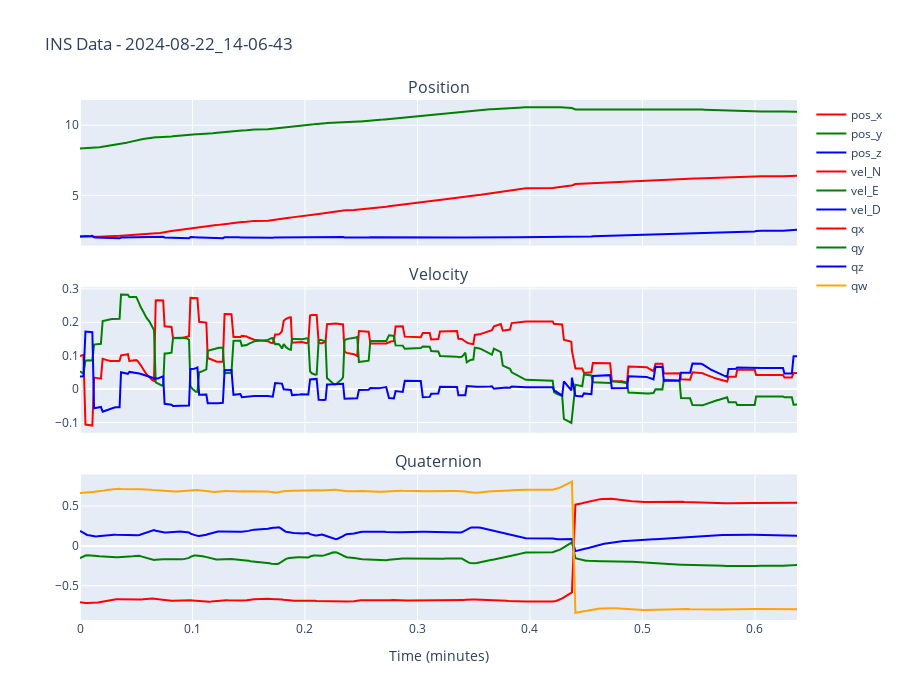

Notebook code cell kept with this figure:
### Code cell
# 🧭 INS DATA VISUALIZATION — compact
if 'ins' in analyzer.available_sensors:
    ins_variables = ['position', 'velocity', 'quaternion']
    if BAG_SELECTION:
        analyzer.plot_ins_data(BAG_SELECTION, variables=ins_variables, interactive=(PLOT_STYLE == "interactive"))
    else:
        first_bag = analyzer.available_bags[0] if analyzer.available_bags else None
        if first_bag:
            analyzer.plot_ins_data(first_bag, variables=ins_variables, interactive=(PLOT_STYLE == "interactive"))
else:
    print("⚠️  No INS data available")

### Figure 1 — Plotly figure (JSON) as saved in the notebook; plotly's stock layout.template omitted (floating-point values rounded to 4 significant figures; data arrays with more than 128 entries replaced by an {"elided": "..."} marker saying what was removed)
{"data": [{"line": {"color": "red"}, "name": "pos_x", "type": "scatter", "x": {"elided": "366 float values"}, "xaxis": "x", "y": {"elided": "366 float values"}, "yaxis": "y"}, {"line": {"color": "green"}, "name": "pos_y", "type": "scatter", "x": {"elided": "366 float values"}, "xaxis": "x", "y": {"elided": "366 float values"}, "yaxis": "y"}, {"line": {"color": "blue"}, "name": "pos_z", "type": "scatter", "x": {"elided": "366 float values"}, "xaxis": "x", "y": {"elided": "366 float values"}, "yaxis": "y"}, {"line": {"color": "red"}, "name": "vel_N", "type": "scatter", "x": {"elided": "366 float values"}, "xaxis": "x2", "y": {"elided": "366 float values"}, "yaxis": "y2"}, {"line": {"color": "green"}, "name": "vel_E", "type": "scatter", "x": {"elided": "366 float values"}, "xaxis": "x2", "y": {"elided": "366 float values"}, "yaxis": "y2"}, {"line": {"color": "blue"}, "name": "vel_D", "type": "scatter", "x": {"elided": "366 float values"}, "xaxis": "x2", "y": {"elided": "366 float values"}, "yaxis": "y2"}, {"line": {"color": "red"}, "name": "qx", "type": "scatter", "x": {"elided": "366 float values"}, "xaxis": "x3", "y": {"elided": "366 float values"}, "yaxis": "y3"}, {"line": {"color": "green"}, "name": "qy", "type": "scatter", "x": {"elided": "366 float values"}, "xaxis": "x3", "y": {"elided": "366 float values"}, "yaxis": "y3"}, {"line": {"color": "blue"}, "name": "qz", "type": "scatter", "x": {"elided": "366 float values"}, "xaxis": "x3", "y": {"elided": "366 float values"}, "yaxis": "y3"}, {"line": {"color": "orange"}, "name": "qw", "type": "scatter", "x": {"elided": "366 float values"}, "xaxis": "x3", "y": {"elided": "366 float values"}, "yaxis": "y3"}], "layout": {"annotations": [{"font": {"size": 16}, "showarrow": false, "text": "Position", "x": 0.5, "xanchor": "center", "xref": "paper", "y": 1, "yanchor": "bottom", "yref": "paper"}, {"font": {"size": 16}, "showarrow": false, "text": "Velocity", "x": 0.5, "xanchor": "center", "xref": "paper", "y": 0.64, "yanchor": "bottom", "yref": "paper"}, {"font": {"size": 16}, "showarrow": false, "text": "Quaternion", "x": 0.5, "xanchor": "center", "xref": "paper", "y": 0.28, "yanchor": "bottom", "yref": "paper"}], "height": 700, "hovermode": "x unified", "title": {"text": "INS Data - 2024-08-22_14-06-43"}, "xaxis": {"anchor": "y", "domain": [0, 1], "matches": "x3", "showticklabels": false}, "xaxis2": {"anchor": "y2", "domain": [0, 1], "matches": "x3", "showticklabels": false}, "xaxis3": {"anchor": "y3", "domain": [0, 1], "title": {"text": "Time (minutes)"}}, "yaxis": {"anchor": "x", "domain": [0.72, 1]}, "yaxis2": {"anchor": "x2", "domain": [0.36, 0.64]}, "yaxis3": {"anchor": "x3", "domain": [0, 0.28]}}}
